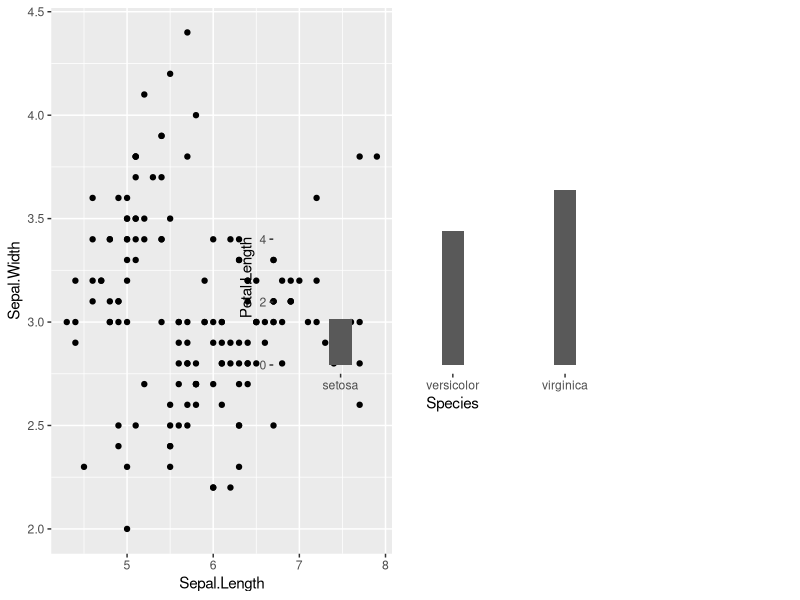

Source code (R):
###### lOAD PACKAGES #######
library(grid)
library(ggplot2)

plot1 = ggplot(data = iris, aes(x=Sepal.Length, y=Sepal.Width))+
  geom_point()

plot2 = ggplot(data = iris, aes(x=Species, y=Petal.Length, group=Species))+
  stat_summary(fun.data = mean_se, geom = "bar", width=0.2, size=1)
  


## I got the following function from internet 
# https://stackoverflow.com/questions/18427455/multiple-ggplots-of-different-sizes
lay_out = function(...) {    
  x <- list(...)
  n <- max(sapply(x, function(x) max(x[[2]])))
  p <- max(sapply(x, function(x) max(x[[3]])))
  grid::pushViewport(grid::viewport(layout = grid::grid.layout(n, p)))    
  
  for (i in seq_len(length(x))) {
    print(x[[i]][[1]], vp = grid::viewport(layout.pos.row = x[[i]][[2]], 
                                           layout.pos.col = x[[i]][[3]]))
  }
} 


# I modified the preceding function (that arrange on the basis of relative proportion)
# to arrange plots on the basis of "ABSOLUTE" position, that are specified as percentage
# (actually you can increase precision, if you use 1000 in place of 100 for r and p)

my_lay_out = function(...) {    
  x <- list(...)
  n = 100
  p = 100
  grid::pushViewport(grid::viewport(layout = grid::grid.layout(n, p)))    
  
  for (i in seq_len(length(x))) {
    print(x[[i]][[1]], vp = grid::viewport(layout.pos.row = x[[i]][[2]], 
                                           layout.pos.col = x[[i]][[3]]))
  }
} 


grid.newpage()
my_lay_out(list(plot1, 1:100, 1:50),
         list(plot2+theme(plot.background = element_blank(), 
                             panel.background= element_blank(),
                             panel.grid.minor = element_blank(), 
                             panel.grid.major = element_blank()), 30:70, 30:80))


#ggsave("prova.tiff", scale=1, width=16, height=8, units="cm")

